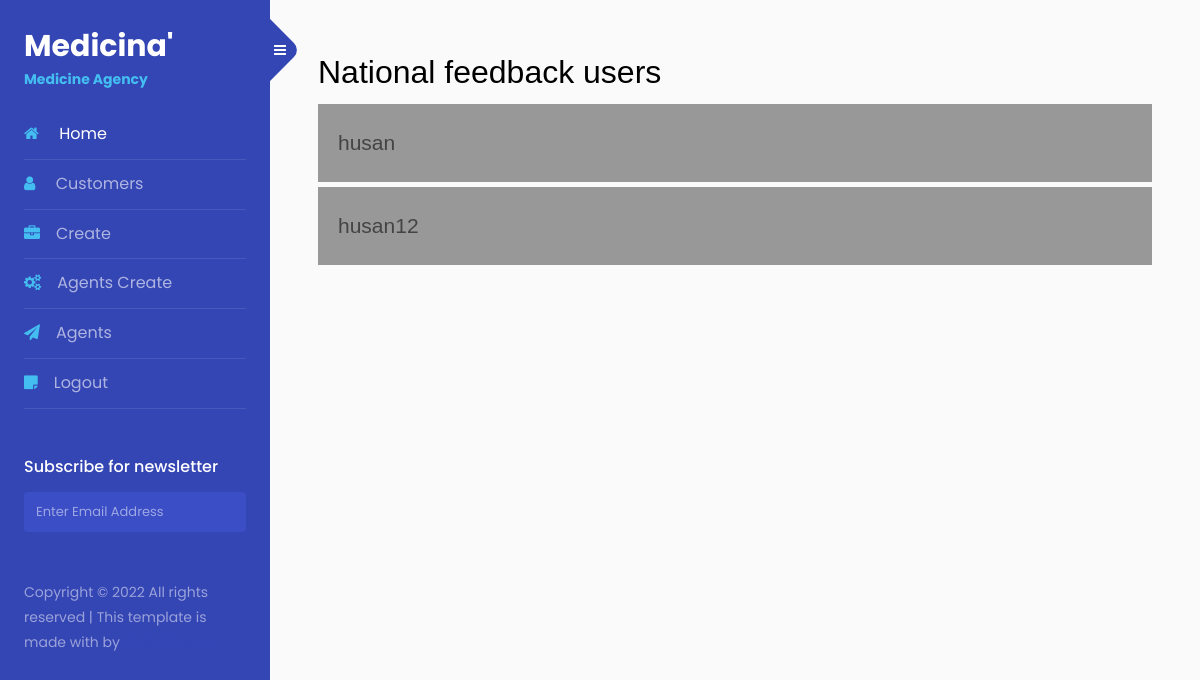
Page /agents/ (signed in) on the earlier database version.
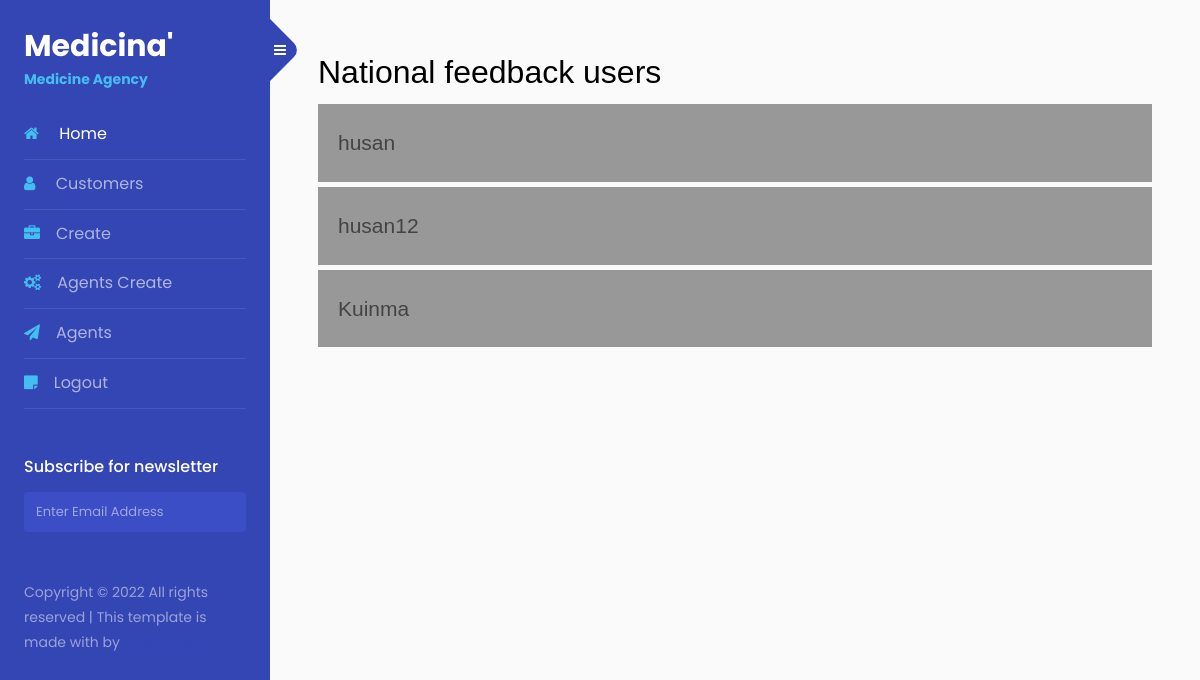
Same page on the later database version.
### records_feed/models.py (models this page shows, shortened)
class Agent(models.Model):
    user = models.OneToOneField(User, on_delete=models.CASCADE)
    organiser = models.ForeignKey(UserProfile, on_delete=models.CASCADE)

class User(AbstractUser):
    is_organiser = models.BooleanField(default=True)
    is_agent = models.BooleanField(default=False)

### agents/views.py (the view)
# urls.py: path('', AgentsListView.as_view(), name='agent-lists'),
class AgentsListView(OraniserAndLoginRequiredMixin, generic.ListView):
    template_name = 'agents/lists.html'
    context_object_name = 'agent'
    def get_queryset(self):
        organiser = self.request.user.userprofile
        return Agent.objects.filter(organiser=organiser)

### agents/mixins.py (called while the page is built)
    def dispatch(self, request, *args, **kwargs):
        if not request.user.is_authenticated or not request.user.is_organiser:
            return redirect('login')
        return super().dispatch(request, *args, **kwargs)

### agents/templates/agents/lists.html (shortened to what this page needs)
{% extends 'base.html' %}
{% block content %}
    <div class="feedback">
      <h2 style="font-family: sans-serif">National feedback users</h2>
      {% for agent in object_list %}
      <a href="{% url 'agents:agent-detail' agent.pk %}"
        >{{ agent.user.username }}</a
      >
      {% endfor %}
    </div>
{% endblock content %}

Differences in the rows shown:
added Agent: user.username "Kuinma"
